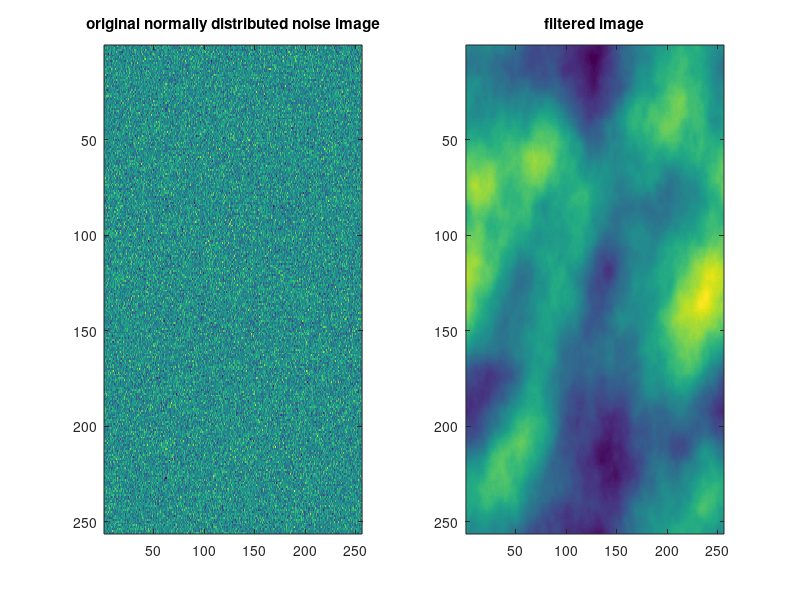

Write MATLAB code to recreate this figure.
% Author: <njoffe@ucsd.edu> Nitay Joffe
% Date: 10/19/2006
% Class: CSE 166 - Image Processing
% Homework: 3
% Problem: 1 - Filtered Noise
clear;

% (a) Consider the filter with Fourier transform H(u,v) = 1/(u^2+v^2) on the
%     interval [-127, 128] x [-127, 128]. This is known as a 1/f^2 transfer
%     function. Since it blows up at the origin, replace that value with zero.
%     Apply this filter to a 256x256 image of normally distributed random
%     noise (use _randn_). For practical reasons, it is best to perform this
%     operation in the frequency domain. Hint: you will need to use _meshgrid_,
%     _fft2_, _ifft2_, and _fftshift_. Also, due to numerical error, you will
%     need to use _real_ to look at the real part of the filtered image in the
%     spatial domain.
u_range = -127:128;
v_range = u_range;

% Evaluate filter function over a grid of values.
[u,v] = meshgrid(u_range,v_range);
filter_kernel_frequency = 1 ./ (u.^2 + v.^2);
filter_kernel_frequency(filter_kernel_frequency == inf) = 0;

% Generate image of normally distributed random noise.
noise_image = randn(256,256);
noise_image_frequency = fft2(noise_image);

% Run filter on noise image.
filtered_noise_image_frequency = filter_kernel_frequency.*noise_image_frequency;
filtered_noise_image_frequency_shifted=fftshift(filtered_noise_image_frequency);

% Use inverse fourier transform to get filtered noise image in spatial domain.
filtered_noise_image = ifft2(filtered_noise_image_frequency_shifted);
filtered_noise_image_real = real(filtered_noise_image);

% (b) Display the filtered image along with the original noise image. Quite
%     remarkably, the filtered image should look like a "natural" texture, such
%     as clouds or terrain. What does this suggest about the statistics of
%     natural images vs. that of images of manmade objects?
figure;
subplot(1,2,1);
imagesc(noise_image);
title('original normally distributed noise image');
subplot(1,2,2);
imagesc(filtered_noise_image_real);
title('filtered image');
